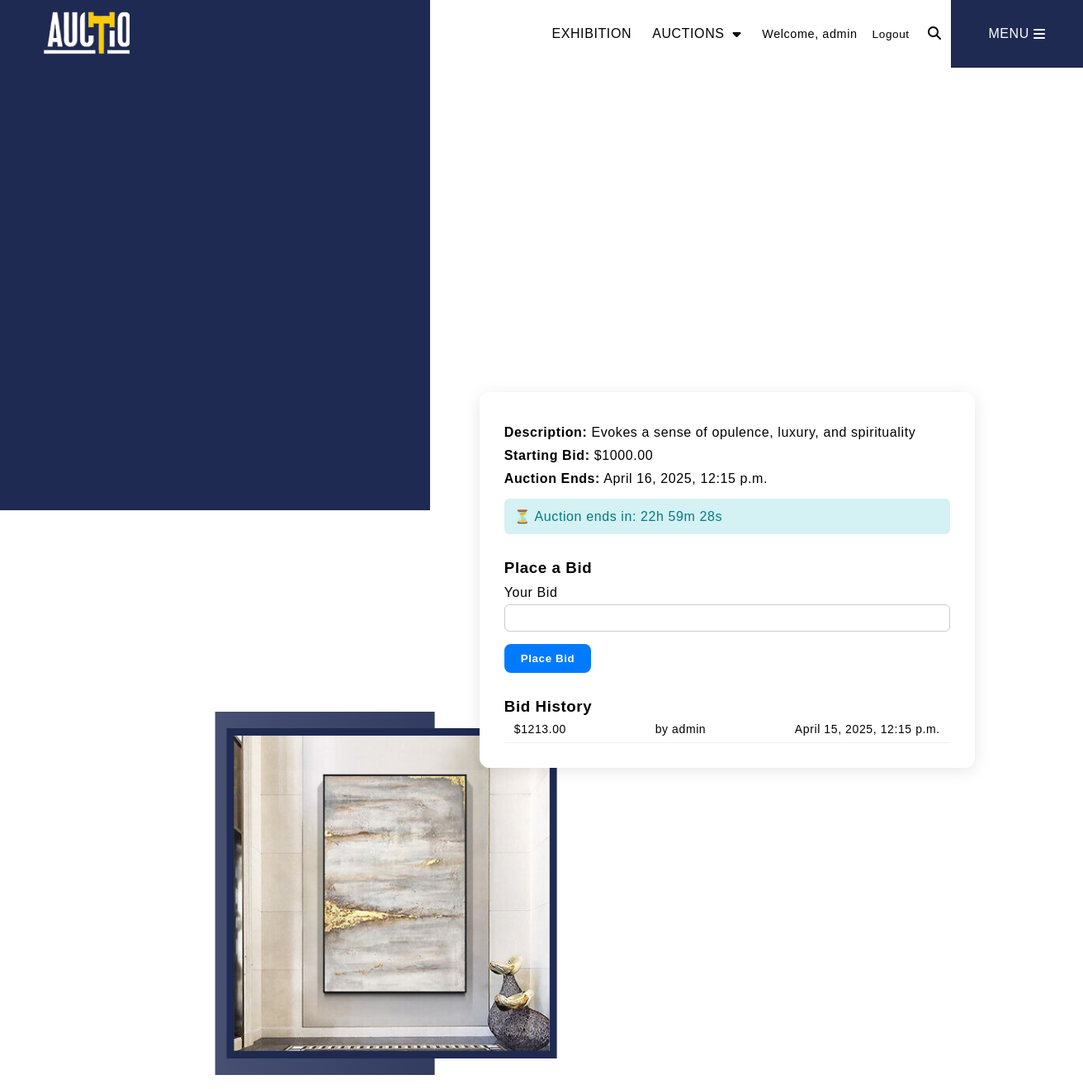
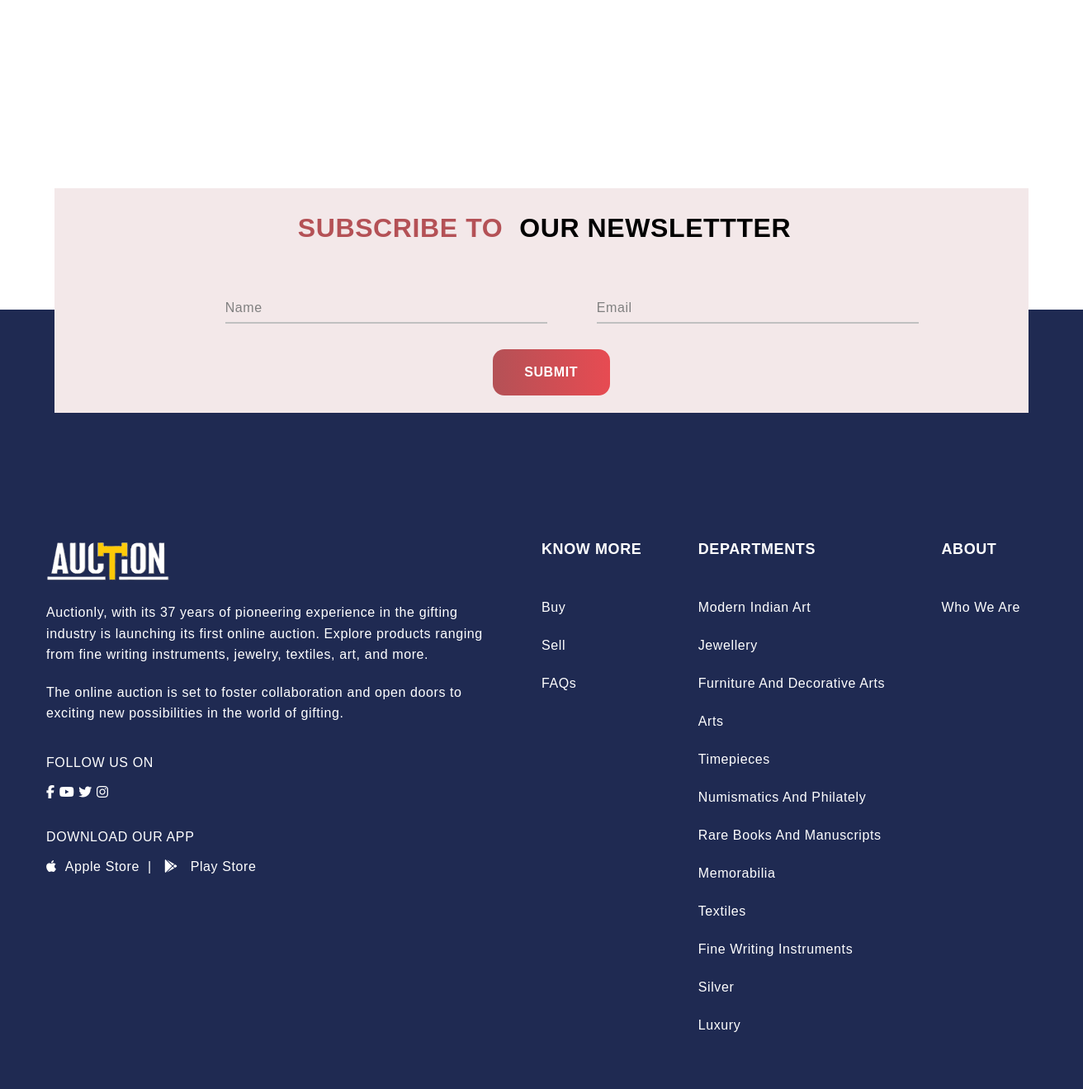
/openpage/6/ (signed in), run on the app's committed database (2 pictures, top to bottom).
### Auctionly/models.py (models this page shows, shortened)
class Product(models.Model):
    title = models.CharField(max_length=50)
    description = models.TextField()
    image = models.ImageField(upload_to='images/')
    starting_bid = models.DecimalField(max_digits=20, decimal_places=2)
    end_auction = models.DateTimeField()
    owner = models.ForeignKey(User, on_delete=models.CASCADE)
    winner = models.ForeignKey(User, on_delete=models.SET_NULL, null=True, blank=True, related_name='buyer')
    notified = models.BooleanField(default=False)
    is_auction_active = models.BooleanField(default=True)

class Bid(models.Model):
    product = models.ForeignKey(Product, on_delete=models.CASCADE, related_name='bids')
    user = models.ForeignKey(User, on_delete=models.CASCADE)
    amount = models.DecimalField(max_digits=10, decimal_places=2)
    timestamp = models.DateTimeField(auto_now_add=True)

### Auctionly/views.py (the view, shortened to what this page needs)
# urls.py: path('openpage/<int:id>/', openpage, name="openpage"),
def openpage(request, id):
    product = Product.objects.filter(id=id).first()
    bids = product.bids.all().order_by('-amount')
    remaining_time = max((product.end_auction - now()).total_seconds(), 0)
    error_message = None
    auction_active = remaining_time > 0
    winner = None
    if not auction_active and bids.exists():
        winner = bids.order_by('-amount').first().user
        product.winner = winner
        product.save()
    context = {
        'product': product,
        'bids': bids,
        'remaining_time': remaining_time,
        'error_message': error_message,
        'auction_active': auction_active,
        'winner': winner,
    }
    return render(request, 'openpage.html', context)

### Auctionly/templates/openpage.html (shortened to what this page needs)
<!DOCTYPE html>
<html lang="en">
<head>
    {% load static %}
    <link rel="stylesheet" href="https://cdnjs.cloudflare.com/ajax/libs/font-awesome/6.6.0/css/all.min.css" />
    <link rel="stylesheet" type="text/css" href="{% static 'Auctionly/openpage.css' %}">
</head>
<body>
    <div class="main-nav-bar" id="main-nav-bar">
        <a href="{% url 'home' %}">
            <div class="main-nav-bar-logo">
            </div>
        </a>
        <div class="main-nav-contents main-nav-contents3">
            <a href="#">EXHIBITION</a>
        </div>
        <div class="main-nav-contents main-nav-contents3">
            AUCTIONS <i class="fa-solid fa-caret-down"></i>
        </div>
        <div class="main-nav-contents profile-section">
            {% if user.is_authenticated %}
                <span class="username">Welcome, {{ user.username }}</span>
                <a href="{% url 'logout' %}">Logout</a>
            {% else %}
                <a href="{% url 'sign_in' %}">Sign In</a>
                <a href="{% url 'sign_up' %}">Sign Up</a>
            {% endif %}
        </div>
        <div class="main-nav-contents">
            <div class="search-icon-navbar">
                <i class="fa-solid fa-magnifying-glass"></i>
            </div>
        </div>
        <div class="main-nav-menu">
            <button id="main_page_menu_btn" class="main-nav-menu-contents">MENU <i class="fa-solid fa-bars"></i></button>
        </div>
    </div>
    <div class="neela-dabba"></div>
    <div class="slide_container">
        <div class="slides">
            <img src="{{product.image.url}}" alt="img" style    ="width:100%; height:100%; object-fit: cover;">
        </div>
    </div>
    <div class="auction-container">
        <div class="auction-card">
          <div class="auction-details">
            <p><strong>Description:</strong> {{ product.description }}</p>
            <p><strong>Starting Bid:</strong> ${{ product.starting_bid }}</p>
            <p><strong>Auction Ends:</strong> {{ product.end_auction }}</p>
            {% if auction_active %}
            <div id="timer" class="countdown-box">
              ⏳ Auction ends in: <span id="time-remaining"></span>
            </div>
            {% else %}
            <p class="ended"><strong>The auction has ended.</strong></p>
            {% endif %}
          </div>
          {% if auction_active %}
          <div class="bid-section">
            <h3>Place a Bid</h3>
            <form method="POST">
              <label for="amount">Your Bid</label>
              <input type="number" id="amount" name="amount" required min="{{ product.starting_bid|add:'1' }}" step="0.01" />
              <button type="submit">Place Bid</button>
            </form>
          </div>
          {% endif %}
          <div class="bid-history">
            <h3>Bid History</h3>
            <ul>
              {% for bid in bids %}
              <li>
                ${{ bid.amount }} <span>by {{ bid.user.username }}</span> <span>{{ bid.timestamp }}</span>
              </li>
              {% empty %}
              <li class="no-bid">No bids yet.</li>
              {% endfor %}
            </ul>
          </div>
        </div>
      </div>
    <br><br><br><br>
    <div class="newsletter-box">
        <div class="newsletter-box-contents">
            <div class="subscribe-text">
                <div class="red-text-subscribe">
                    SUBSCRIBE TO
                </div>
                <div class="our-text-subscribe">
                    OUR NEWSLETTTER
                </div>
            </div>
            <div class="input-details-nl">
                <div class="wrapper">
                    <div class="input-data">
                       <input type="text" required>
                       <div class="underline"></div>
                       <label>Name</label>
                    </div>
                 </div>
                 <div class="wrapper">
                    <div class="input-data">
                       <input type="text" required>
                       <div class="underline"></div>
                       <label>Email</label>
                    </div>
                 </div>
            </div>
            <div class="submit-button-letterbox">
                <div class="button-text">
                    SUBMIT
                </div>
            </div>
        </div>
    </div>
    <div class="neela-dabba-footer">
        <footer class="footer">
            <div class="footer-content">
                <div class="left-section">
                    <img src="{%static 'Auctionly/images/logo.png'%}" alt="Company logaaaaa" class="logo">
                    <p>Auctionly, with its 37 years of pioneering experience in the gifting industry is launching its first online auction. Explore products ranging from fine writing instruments, jewelry, textiles, art, and more.</p>
                    <p>The online auction is set to foster collaboration and open doors to exciting new possibilities in the world of gifting.</p><br>
                    <div class="social-icons">
                        <div class="follow-us-on-text">FOLLOW US ON</div><br>
                        <i class="fa-brands fa-facebook-f"></i>
                        <i class="fa-brands fa-youtube"></i>
                        <i class="fa-brands fa-twitter"></i>
                        <i class="fa-brands fa-instagram"></i><br>
                    </div><br><br>
                    <div class="app-links">
                        <div class="follow-us-on-text">DOWNLOAD OUR APP</div><br>
                        <i class="fa-brands fa-apple"></i>&nbsp;&nbsp;Apple Store&nbsp; |&nbsp;&nbsp;
                        <i class="fa-brands fa-google-play"></i>&nbsp;&nbsp;&nbsp;Play Store
                    </div>
                </div>
                <div class="right-section">
                    <div class="column">
                        <h3>KNOW MORE</h3><br><br>
                        <ul>
                            <div class="footer-buttons"><li><a href="#">Buy </a></li><br></div>
                            <div class="footer-buttons"><li><a href="#">Sell</a></li><br></div>
                            <div class="footer-buttons"><li><a href="#">FAQs</a></li><br></div>
                        </ul>
                    </div>
                    <div class="column">
                        <h3>DEPARTMENTS</h3><br><br>
                        <ul>
                            <div class="footer-buttons"><li><a href="#">Modern Indian Art</a></li><br></div>
                            <div class="footer-buttons"><li><a href="#">Jewellery</a></li><br></div>
                            <div class="footer-buttons"><li><a href="#">Furniture And Decorative Arts</a></li><br></div>
                            <div class="footer-buttons"><li><a href="#">Arts</a></li><br></div>
                            <div class="footer-buttons"><li><a href="#">Timepieces</a></li><br></div>
                            <div class="footer-buttons"><li><a href="#">Numismatics And Philately</a></li><br></div>
                            <div class="footer-buttons"><li><a href="#">Rare Books And Manuscripts</a></li><br></div>
                            <div class="footer-buttons"><li><a href="#">Memorabilia</a></li><br></div>
                            <div class="footer-buttons"><li><a href="#">Textiles</a></li><br></div>
                            <div class="footer-buttons"><li><a href="#">Fine Writing Instruments</a></li><br></div>
                            <div class="footer-buttons"><li><a href="#">Silver</a></li><br></div>
                            <div class="footer-buttons"><li><a href="#">Luxury</a></li><br></div>
                        </ul>
                    </div>
                    <div class="column">
                        <h3>ABOUT</h3><br><br>
                        <ul>
                            <li><a href="#">Who We Are</a></li>
                        </ul>
                    </div>
                </div>
            </div>
        </footer>
    </div>
</body>
</html>
</body>
</html>

### Auctionly/static/Auctionly/openpage.css (style rules this page uses)
* { margin: 0; padding: 0; font-family: sans-serif; box-sizing: border-box; letter-spacing: .6px; }
body { overflow-x: hidden; }
a { text-decoration: none; color: #7E8082; }
.main-nav-bar { position: fixed; height: 82px; width: 100%; z-index: 1; display: flex; justify-content: center; align-items: center; gap: 2%; transition: background-color 0.4s ease; background-color: transparent; }
.main-nav-contents { left: 20%; position: relative; justify-items: center; }
.fa-caret-down { transition: transform 0.3s; margin-left: 5px; }
.main-nav-menu { height: 100%; background-color: #1F2A52; color: #ffffff; position: absolute; right: 0; width: 12.2vw; justify-content: center; align-items: center; display: flex; z-index: 0; }
.main-nav-bar-logo { height: 7vh; width: 8vw; position: absolute; top: 1.5vh; left: 4vw; background-image: url('/static/Auctionly/images/logo.png'); background-size: cover; }
.neela-dabba { background-color:#1F2A52 ; height: 87.5vh; width: 39.7vw; position: relative; bottom: 82px; z-index: -1; }
.search-icon-navbar { border: 1px solid transparent; background-color:transparent; border-radius: 50%; padding: 8px; position: relative; right: 1.5vw; }
.slide_container { display: flex; position: absolute; top: 40%; left: 50%; transform: translate(-50%, -50%); height: 50vh; width: 90vw; }
.slide_container .slides { height: 50vh; width: auto; position: absolute; top: 6.7%; left: 17.7%; background-size: cover; border: 9px solid #1F2A52; }
.newsletter-box { height: 34vh; width: 100%; position: relative; top: 775px; }
.newsletter-box-contents { height: 100%; width: 90%; background-color: #F3E8E9; position: relative; left: 5%; }
.subscribe-text { font-size: xx-large; display: flex; gap: 20px; padding-top: 2.5% }
.red-text-subscribe { color: #b45156; position: relative; padding-left: 25%; font-weight: 900; }
.our-text-subscribe { font-weight: 900; }
.input-details-nl { display: flex; position: relative; left: 15%; top: 10%; }
.wrapper { width: 450px; background: #F3E8E9; padding: 30px; }
.wrapper .input-data { height: 40px; width: 100%; position: relative; background-color: #F3E8E9; }
.wrapper .input-data input { height: 100%; width: 100%; border: none; font-size: 17px; border-bottom: 2px solid silver; background: #F3E8E9; outline: none; }
.wrapper .input-data label { position: absolute; bottom: 10px; left: 0; color: grey; pointer-events: none; transition: all 0.1s ease; }
.input-data .underline { position: absolute; height: 2px; width: 100%; bottom: 0; }
.input-data .underline:before { position: absolute; content: ""; height: 100%; width: 100%; transform: scaleX(0); transform-origin: center; transition: transform 0.1s ease; }
.submit-button-letterbox { height:7vh; width: 12%; left: 45%; position: relative; top: 20%; font-weight: bolder; }
.button-text { background: linear-gradient(to right, #b45156 0%, #e74b52 100%); color: white; position: relative; top: -1vh; display: flex; align-items: center; justify-items: center; height: 100%; border-radius: 14px; padding-left: 27%; }
.neela-dabba-footer { height: 110vh; width: 100%; background-color: #1F2A52; position: relative; top: 650px; z-index: -1; }
.footer { position: relative; top: 30vh; background-color: #1F2A52; color: #ffffff; padding: 40px 20px; }
.footer-content { display: flex; justify-content: space-between; max-width: 1200px; margin: auto; }
.left-section { width: 45%; }
.left-section .logo { margin-bottom: 20px; height: 50px; width: 150px; }
.left-section p { margin-bottom: 20px; line-height: 1.6; font-weight: lighter; }
.right-section { display: flex; justify-content: space-between; width: 50%; }
.column { margin-right: 20px; }
.column h3 { font-size: 18px; margin-bottom: 15px; color: #ffffff; }
.column ul { list-style-type: none; padding: 0; }
.column ul li { margin-bottom: 10px; }
.column ul li a { text-decoration: none; color: #ffffff; }
.footer-buttons { position: relative; }

### data on the page
Product: image (picture), description "Evokes a sense of opulence, luxury, and spirituality", starting_bid "1000.00", end_auction "April 16, 2025, 12:15 p.m."
Bid: amount "1213.00", user.username "admin", timestamp "April 15, 2025, 12:15 p.m."

### other printed values
{{ user.username }} "admin"
